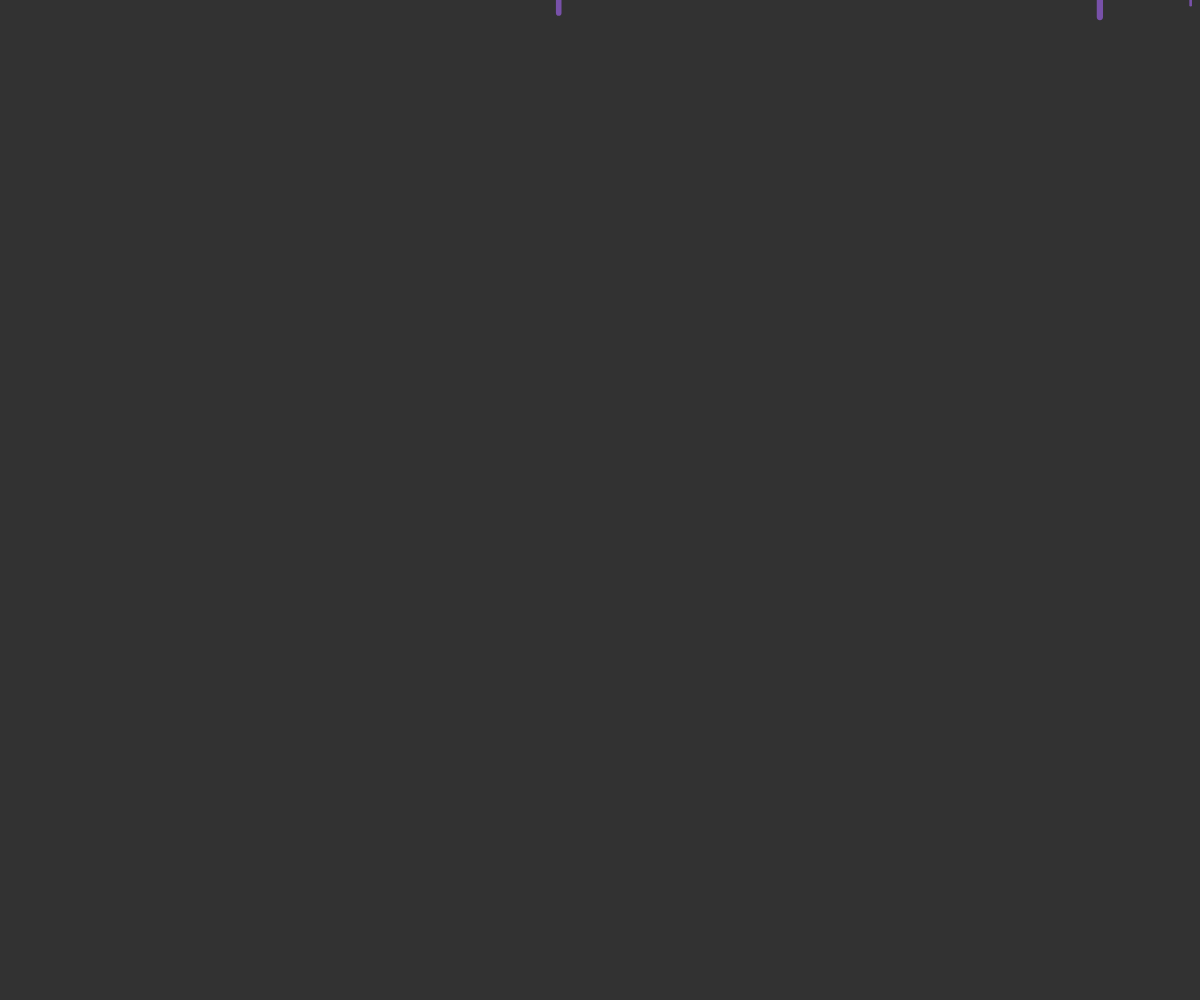
Frame 1 (no input)
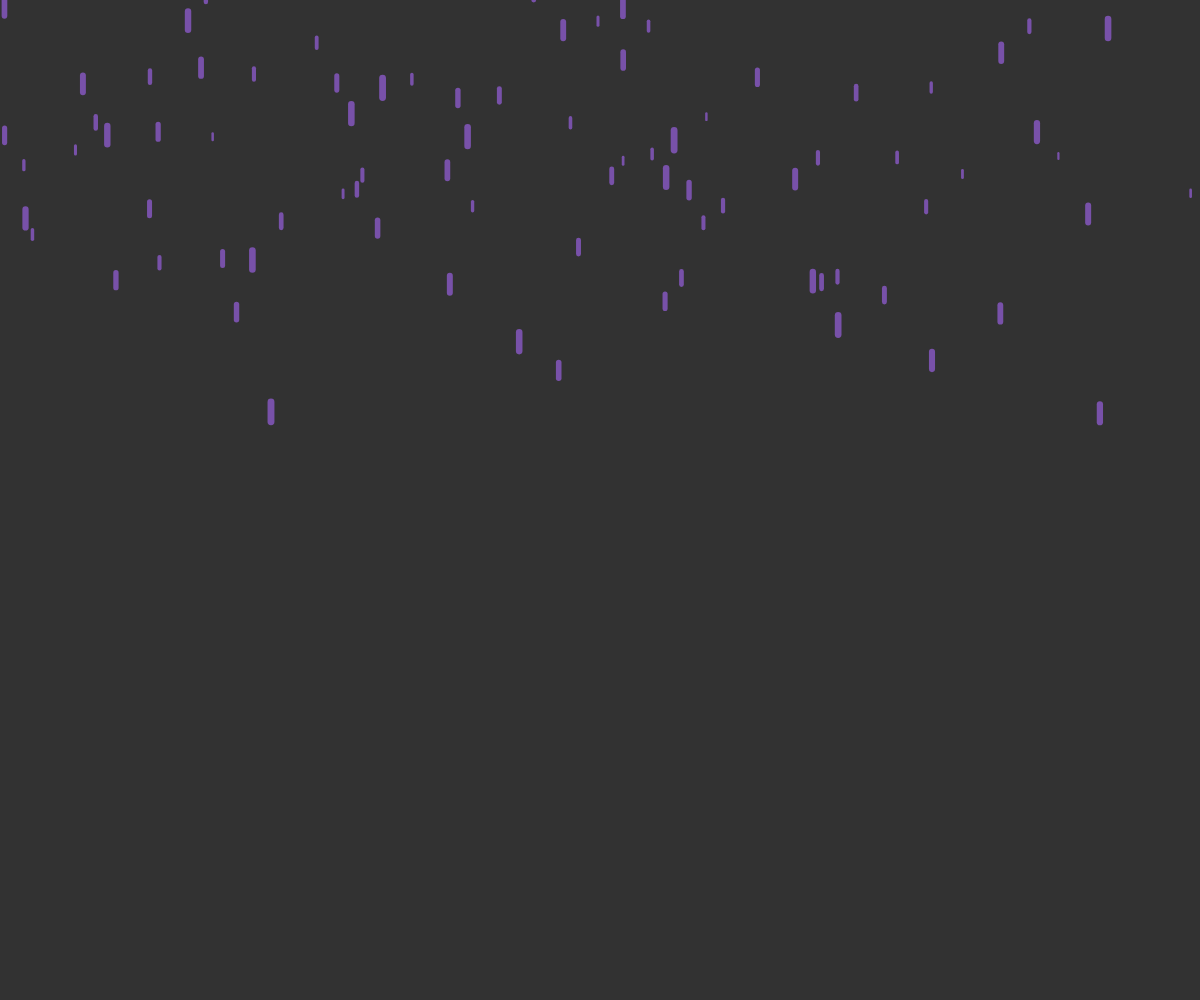
Frame 60 (no input)
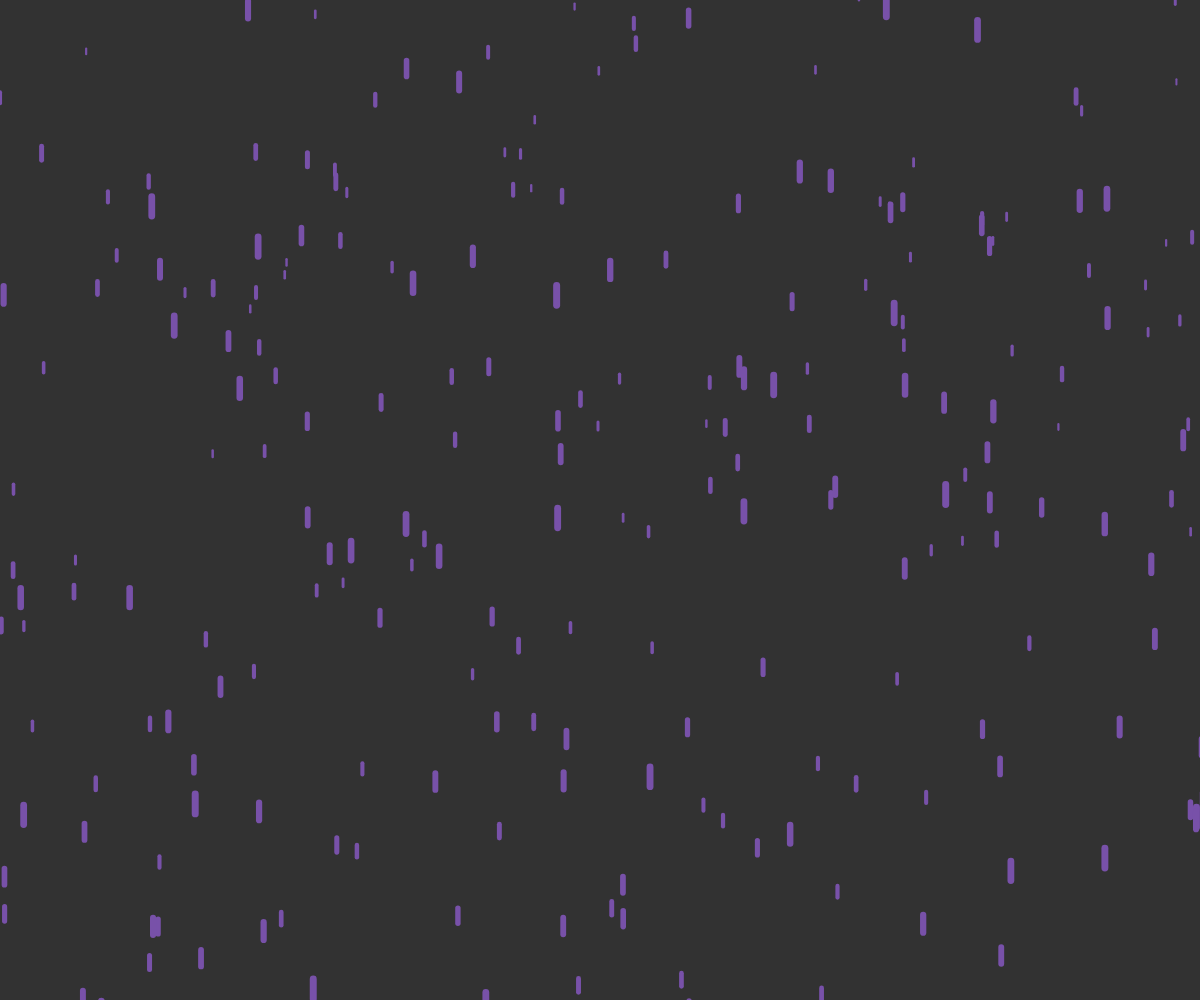
Frame 120 (the mouse pressed at the canvas centre since frame 60)

The p5.js sketch that drew these frames (run headless with seeded random() and noise() and a simulated clock; from frame 60 on, the mouse is pressed at the canvas centre):

// p5.js sketch
// ── sketch.js
const drops = [];
const numOfDrops = 1000;
let westWind = 0.05;
let eastWind = -0.05;
function setup() {
  createCanvas(windowWidth, windowHeight);
  angleMode(DEGREES);
  for (let i = 0; i < numOfDrops; i++) {
    drops.push(new Drop());
  }
}

function draw() {
  background(50);

  for (let i = 0; i < drops.length; i++) {
    if (keyIsDown(RIGHT_ARROW)) {
      drops[i].setForce(drops[i].rightWind);
    }
    if (keyIsDown(LEFT_ARROW)) {
      drops[i].setForce(drops[i].leftWind);
    }

    drops[i].update();
    drops[i].checkBorder();
    drops[i].show();
  }
}

class Drop {
  constructor() {
    this.setConstruct();
  }

  setConstruct() {
    this.length = random(5, 20);
    this.pos = createVector(random(width), random(0, -height));

    this.vel = createVector(0, 1);
    this.acc = createVector();
    this.weight = map(this.length, 5, 20, 2, 7);
    this.gravity = createVector(
      0,
      Math.abs(map(this.weight, 2, 7, 0.01, 0.09))
    );
    this.rightWind = createVector(westWind, 0);
    this.leftWind = createVector(eastWind, 0);
    this.angle = 0;
  }

  setForce(force) {
    this.acc.add(force);
  }

  update() {
    this.setForce(this.gravity);

    this.angle = map(this.acc.x, -0.5, 0.5, -45, 45);
    this.vel.add(this.acc);
    this.pos.add(this.vel);
    this.acc = createVector();
  }

  show() {
    push();
    stroke('#7851a9');
    strokeWeight(this.weight);
    translate(this.pos.x, this.pos.y);
    rotate(this.angle);
    line(this.pos.x, this.pos.y, this.pos.x, this.pos.y + this.length);
    pop();
  }

  checkBorder() {
    if (this.pos.y + this.length > height) {
      this.setConstruct();
      this.angle = map(this.acc.x, -0.5, 0.5, 0, 45);
    }
  }
}

// ── rainDrop.js
class RainDrop {
  height = random(5, 20);
  ySpeed = map(this.height, 10, 20, 8, 15);
  strokeWeight = map(this.ySpeed, 10, 20, 0.5, 3.5);
  origin = createVector(random(width), random(-600, 0));
  tilt = this.origin.x;
  tiltDeg = 0.1;
  tiltLimit = 10;

  update() {
    this.origin.y += this.ySpeed;

    if (this.origin.y > height) {
      this.origin.y = random(-200, 0);
      this.height = random(10, 20);
      this.ySpeed = map(this.height, 10, 20, 8, 15);
    }
    this.resetTilt();
  }

  show() {
    strokeWeight(this.strokeWeight);
    stroke(132, 53, 212, 200);
    line(this.origin.x, this.origin.y, this.tilt, this.origin.y + this.height);
  }

  tiltLeft() {
    if (this.origin.x - this.tilt <= this.tiltLimit) {
      this.tilt -= this.tiltDeg;
    }
  }
  tiltRight() {
    if (this.tilt - this.origin.x <= this.tiltLimit) {
      this.tilt += this.tiltDeg;
    }
  }

  resetTilt() {
    if (!keyIsDown(LEFT_ARROW) && !keyIsDown(RIGHT_ARROW)) {
      if (this.tilt > this.origin.x) {
        this.tilt -= this.tiltDeg;
      }
      if (this.tilt < this.origin.x) {
        this.tilt += this.tiltDeg;
      }
    }
  }
}
